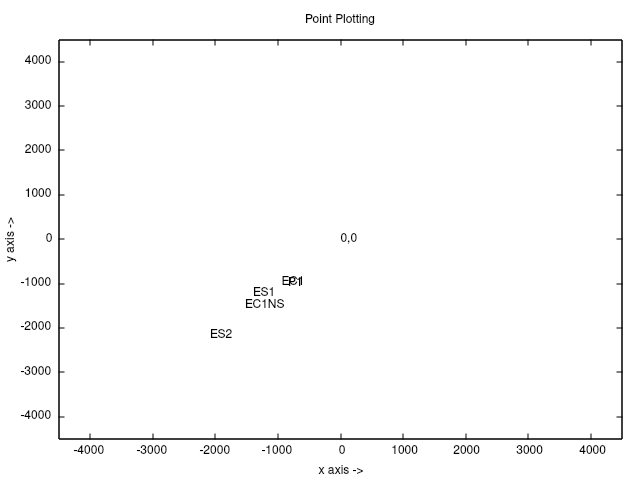

Recreate this plot in gnuplot.

unset key

set xrange [-4500: 4500]
set yrange [-4500: 4500]

set title "Point Plotting"

set xlabel "x axis ->"
set ylabel "y axis ->"

set tics

set style function dots

set parametric

print "2D plot ahead, one moment please ..."

set label "0,0" at 0, 0

plot 'end-cities.data' using 1:2:3 with labels 

pause -1 "Hit return to continue"

reset
